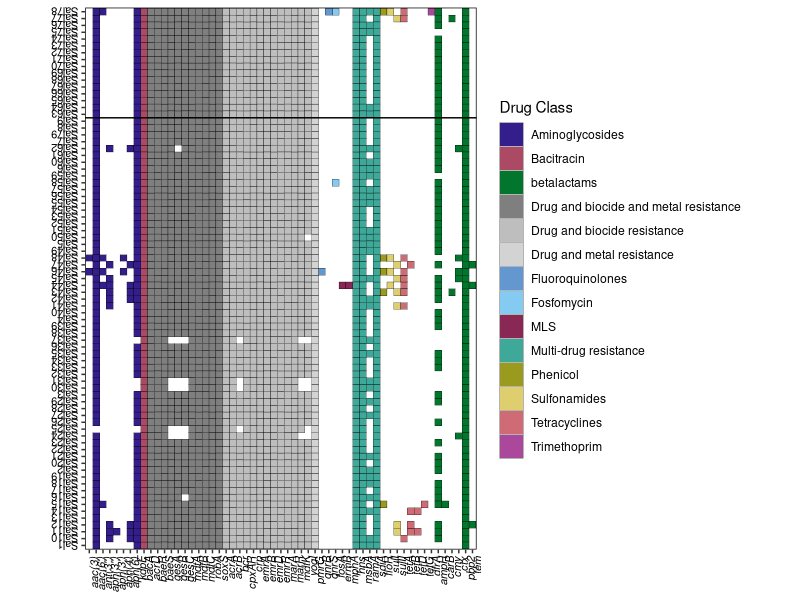
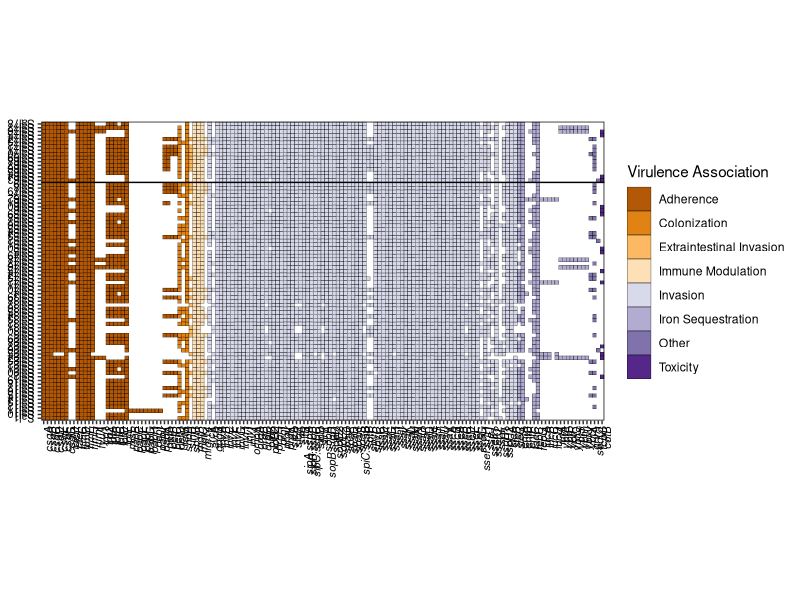

R code for these plots, in order:
#AMR + VF Gene Profile Viz

# ---- load packages ----
library(stringr)
library(ggplot2)
library(dplyr)
library(data.table)

# ---- read in cleaned tables ----
vf <- read.delim("tables/vf_combined.txt", sep = "\t")
amr <- read.delim("tables/amr_combined.txt", sep = "\t")

# ---- set colors ----
amrcols <- c("Trimethoprim" = "#ac489b",
              "Fluoroquinolones" ="#6397d0",
              "Fosfomycin" = "#85caf1",
              "MLS" = "#892855",
              "Phenicol" = "#999a1e",
              "Multi-drug resistance" = "#3ea899",
              "Sulfonamides" = "#dece6d",
              "Tetracyclines" = "#ce6b75",
              "Bacitracin" = "#ac4a65",
              "betalactams" = "#03762e",
              "Aminoglycosides" = "#331e8c", 
              "Drug and metal resistance" = "lightgrey",
              "Drug and biocide resistance" = "grey", 
              "Drug and biocide and metal resistance" = "grey50")

vfcols <- c("Adherence" = "#B35806",
            "Colonization" = "#E08214", 
            "Extraintestinal Invasion" = "#FDB863",
            "Immune Modulation" = "#FEE0B6",
            "Invasion" = "#D8DAEB",
            "Iron Sequestration" = "#B2ABD2", 
            "Toxicity" = "#542788",
            "Other" = "#8073AC") 

#---- AMR plot : order axes and case of gene names ----
amrorder <- amr %>%
  filter(P_A != 0) %>%
  select(Gene, Class) %>%
  arrange(Class, Gene) %>%
  unique() %>%
  select(Gene)

idamrorder <- amr %>%
  select(pID, Host) %>%
  arrange(Host, pID) %>%
  unique() %>%
  select(pID)

# convert amrg to gene name (not uppercase etc)
amrglower <- c( "AAC3"= "aac(3)",     
                "AAC6-PRIME"= "aac(6')",
                "ANT3-DPRIME" = "ant(3'')",
                "APH3-DPRIME"= "aph(3'')", 
                "APH3-PRIME"= "aph(3')",  
                "APH4"= "aph(4)",       
                "APH6"= "aph(6)",       
                "KDPE" = "kdpE",      
                "BACA" = "bacA",       
                "AMPH"= "ampH",      
                "CARB" = "carB",      
                "CMY"= "cmy",        
                "CTX"= "ctx",         
                "PBP2" = "pbp2",      
                "TEM" = "tem",        
                "ACRD" = "acrD",      
                "BAER" = "baeR",       
                "BAES"= "baeS",       
                "GESA"= "gesA",      
                "GESB"= "gesB",       
                "GESC" = "gesC",       
                "MDTA" = "mdtA",       
                "MDTB" = "mdtB",       
                "MDTC" = "mdtC",      
                "ROBA" = "robA",       
                "SOXS"= "soxS",      
                "ACRA"= "acrA",       
                "ACRB"= "acrB",       
                "BCR"  = "bcr",      
                "CPXAR" = "cpxAR",     
                "CRP"  = "crp",      
                "EMRA" = "emrA",      
                "EMRB"= "emrB",       
                "EMRD" = "emrD",      
                "EMRR" = "emrR",      
                "MARA" = "marA",      
                "MARR" = "marR",      
                "MDTK" = "mdtK",      
                "YOGI" = "yogI",      
                "PMRG" = "pmrG",      
                "QNRB" = "qnrB",      
                "QNRS" = "qnrS",      
                "FOSA" = "fosA",      
                "ERMB" = "ermB",      
                "MPHA" = "mphA",       
                "HNS" = "hns",        
                "MSBA" = "msbA",      
                "RAMA" = "ramA",      
                "SDIA" = "sdiA",      
                "FLOR" = "floR",      
                "SULI" = "sulI",      
                "SULII" = "sulII",      
                "TETA" = "tetA",      
                "TETB"= "tetB",      
                "TETD" = "tetD",      
                "TETG" = "tetG",     
                "DFRA" = "dfrA")


#---- AMR plot : ggplot ----
ggplot(amr %>%
         filter(P_A != 0) , aes(y=pID, x=Gene, fill = Class)) +
  geom_tile(color = "black") +
  geom_hline(yintercept = 63.5)+
  theme_bw() +
  scale_fill_manual(values = amrcols ,breaks = c("Aminoglycosides",
                                                  "Bacitracin",
                                                  "betalactams",
                                                  "Drug and biocide and metal resistance",
                                                  "Drug and biocide resistance",
                                                  "Drug and metal resistance",
                                                  "Fluoroquinolones",
                                                  "Fosfomycin",
                                                  "MLS",
                                                  "Multi-drug resistance", 
                                                  "Phenicol", 
                                                  "Sulfonamides", 
                                                  "Tetracyclines",
                                                  "Trimethoprim"))+
  scale_x_discrete(limits = paste(amrorder$Gene), labels = amrglower)+
  scale_y_discrete(limits = paste(idamrorder$pID)) +
  coord_fixed() +
  theme(axis.text.x = element_text(angle = 90,  hjust = 1, size = 8, color = "black", face = "italic"),
        axis.text.y = element_text(size = 8, angle = 180, color = "black", hjust = 0),
        axis.title = element_blank(),
        panel.grid.major = element_blank(), 
        panel.grid.minor = element_blank(),
        panel.border = element_rect(colour = "black"),
        legend.position = "right",
        legend.text = element_text(color = "black")) +
  guides(fill = guide_legend(title = "Drug Class"))

#---- VF plot : order axes ----
vforder <- vf %>%
  filter(P_A != 0) %>%
  select(Gene, Category) %>%
  arrange(Category, Gene) %>%
  unique() %>%
  select(Gene)

idvforder <- vf %>%
  select(pID, Host) %>%
  arrange(Host, pID) %>%
  unique() %>%
  select(pID)

# ---- VF plot: ggplot ----

ggplot(vf %>%
         filter(P_A != 0), aes(y=pID, x=Gene, fill = Category)) +
  geom_tile(color = "black") +
  geom_hline(yintercept = 63.5)+
  theme_bw() +
  scale_fill_manual(values = vfcols) +
  coord_fixed() +
  scale_x_discrete(limits = paste(vforder$Gene))+
  scale_y_discrete(limits = paste(idvforder$pID)) +
  theme(axis.text.x = element_text(angle = 90,  hjust = 1, size = 8, face = "italic", color = "black"),
        axis.text.y = element_text(angle = 180, size = 8, color = "black", hjust =0),
        axis.title = element_blank(),
        panel.grid.major = element_blank(), 
        panel.grid.minor = element_blank(),
        panel.border = element_rect(colour = "black"),
        legend.position = "right",
        legend.text = element_text(color = "black")) +
  guides(fill = guide_legend(title = "Virulence Association"))
